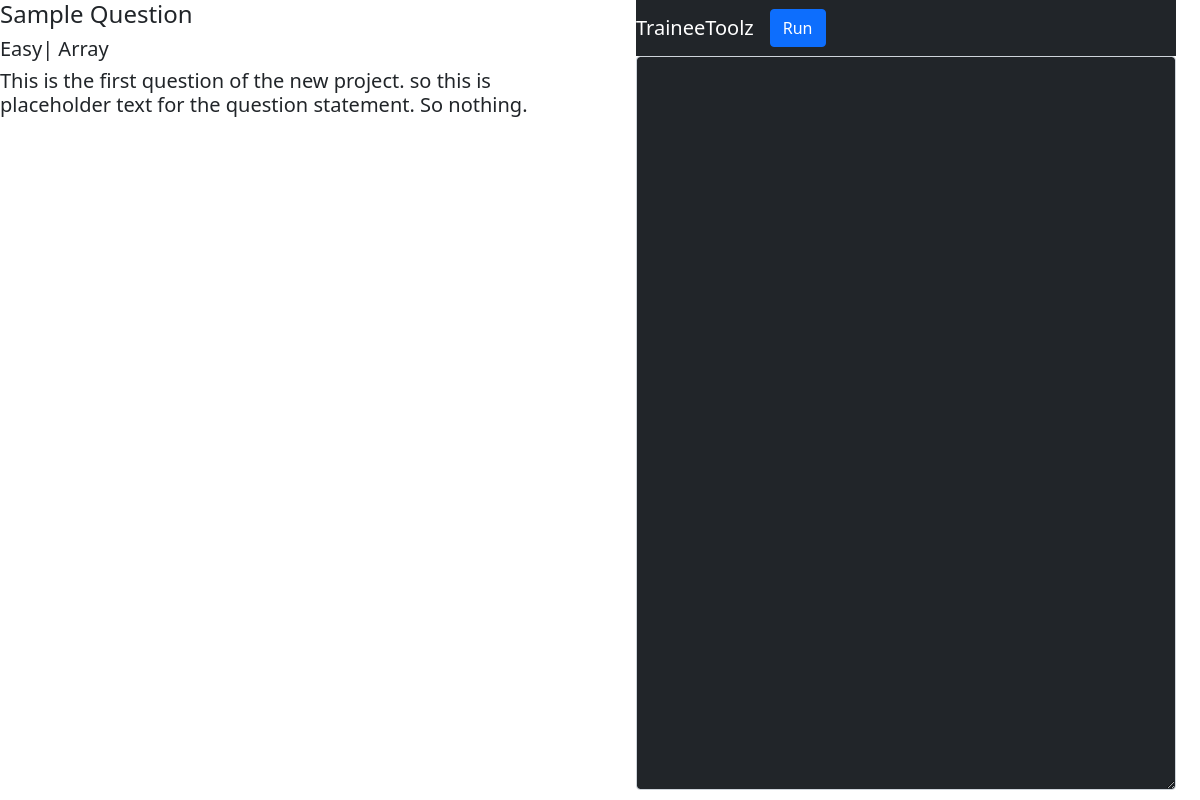
Screenshot of /question/1/ with the database file from the repository.
### ques/models.py (models this page shows)
class Question(models.Model):
    ques = models.CharField(max_length=1000)
    first_statement = models.TextField(blank=True)
    methods = models.ManyToManyField(Method, blank=True, related_name='questions_methods')
    company = models.ManyToManyField(Company, blank=True)
    typeOf = models.ForeignKey(Type, blank=True, null=True, on_delete=models.CASCADE)
    difficulty = models.ForeignKey(Difficulty, blank=True, null=True, on_delete=models.CASCADE)
    date = models.DateField(auto_now_add=True)
    inputType = models.CharField(max_length=100, null=True, blank=True)
    outputType = models.CharField(max_length=100, null=True, blank=True)
    def __str__(self):
        return self.ques

class Difficulty(models.Model):
    string = models.CharField(max_length=100)
    img = models.ImageField(null=True, blank=True)
    def __str__(self):
        return self.string

class Type(models.Model):
    string = models.CharField(max_length=1000)
    img = models.ImageField(null=True, blank=True)
    def __str__(self):
        return self.string

### ques/views.py (the view)
# urls.py: path('question/<str:pk>/' , question , name='question')
def question(request ,pk):
    ques = Question.objects.get(id=pk)
    params = {
        'ques':ques
    }
    return render(request , 'question.html', params )

### templates/question.html (shortened to what this page needs)
<!doctype html>
<html lang="en">
  <head>
    <link href="https://cdn.jsdelivr.net/npm/bootstrap@5.1.3/dist/css/bootstrap.min.css" rel="stylesheet">
  </head>
  <body>
    <div class="">
        <div class="row">
            <div class="col-md-6 col-sm-12">
                <div class="row">
                    <h4>{{ques}}</h4>
                </div>
                <div class="row">
                    <h5>{{ques.difficulty}}| {{ques.typeOf}} </h5>
                </div>
                <div class="row">
                    <h5>{{ques.first_statement}}</h5>
                </div>
            </div>
            <div class="col-md-6 col-sm-12 ">
                <div class="container ">
                    <nav class="navbar navbar-expand-lg navbar-dark bg-dark">
                      <a class="navbar-brand" href="#">TraineeToolz</a>
                      <div class="collapse navbar-collapse" id="navbarSupportedContent">
                        <ul class="navbar-nav mr-auto">
                          <li class="nav-item active">
                            <a class="btn btn-primary" href="#">Run </a>
                          </li>
                        </ul>
                      </div>
                    </nav>
                    <form>
                        <div class="form-group">
                            <textarea class="form-control bg-dark text-white" id="exampleFormControlTextarea1" rows="30"></textarea>
                        </div>
                    </form>
                </div>
            </div>
        </div>
    </div>
  </body>
</html>

### rows the page displays
Question: difficulty "Easy", typeOf "Array", first_statement "This is the first question of the new project. so this is placeholder text for the question statement. So nothing."
